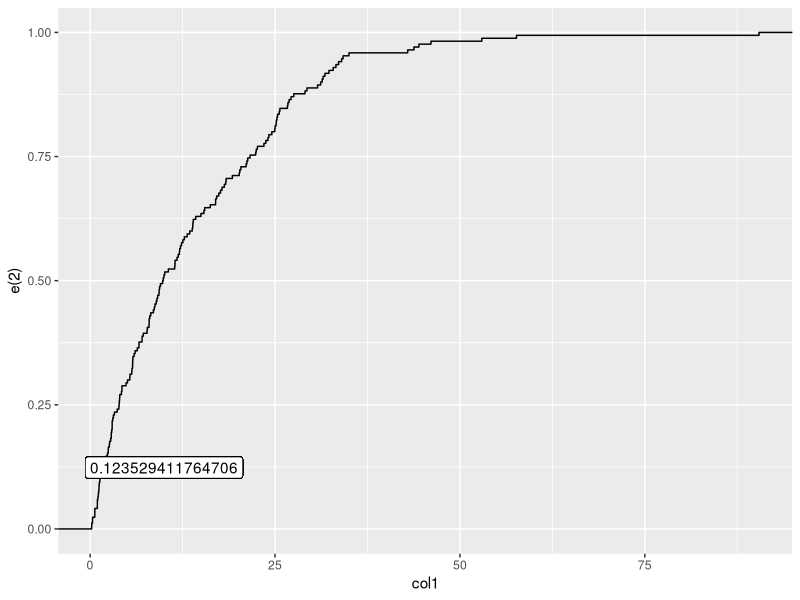

Write the R code that produced this figure.
## ---- chunk 1

#bilbiotecas

library(tidyverse)
library(openxlsx)
library(reshape)

## ---- chunk 2

#importar dados

set.seed(344)

x = data.frame(col1 = rexp(170, 0.08))
# criar a função ecdf
e = ecdf(x$col1)

#desenhar o grafico 
ggplot(x, aes(col1)) + 
  stat_ecdf() +
  geom_label(aes(x = 2, y = e(2)), 
             label = e(2), nudge_x=8)
